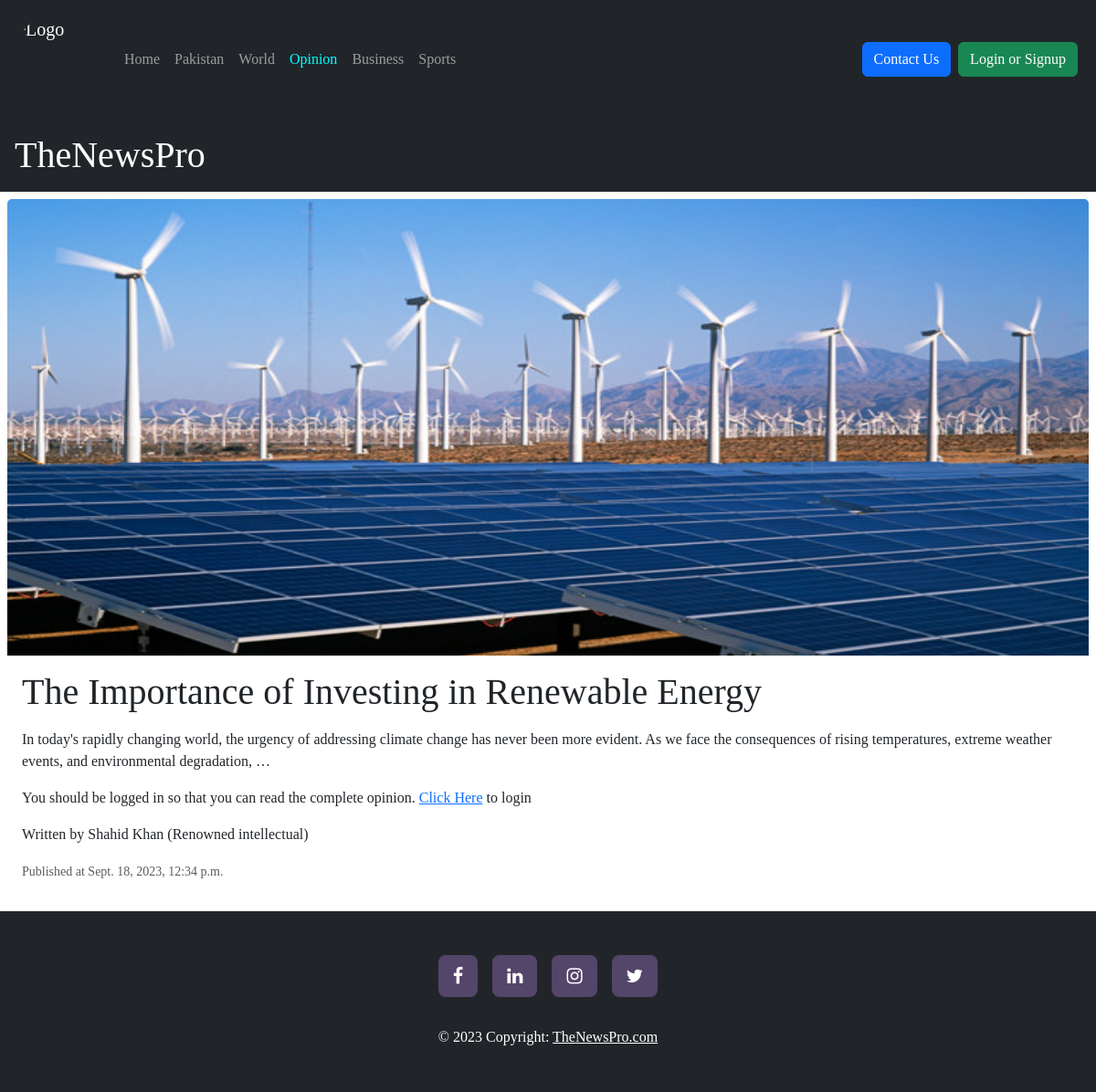
/opinion/1, run on the app's committed database.
### Opinion/models.py (models this page shows, shortened)
class Opinion(models.Model):
    opinion_photo = models.FileField(upload_to='Opinion/', max_length=250, null=True, default=None)
    opinion_heading = models.CharField(max_length=300)
    opinion_content = HTMLField()
    writer = models.CharField(max_length=100)
    writer_description = models.CharField(max_length=500, default=None)
    written_at = models.DateTimeField(auto_now_add=True)

### Opinion/views.py (the view)
# urls.py: path('<opinion_id>', views.complete_opinion, name='complete_opinion'),
def complete_opinion(request, opinion_id):
    opinion_object = Opinion.objects.get(id=opinion_id)
    contact_us(request)
    data  = {
        'opinion_object' : opinion_object,
        'title' : opinion_object.opinion_heading
    }
    return render(request, 'Opinion/CompleteOpinion.html', data)

### ContactUs/views.py (called while the page is built)
def contact_us(request):
    if request.method == 'POST':
        contact_us_email = request.POST['contact_us_email']
        contact_us_message = request.POST['contact_us_message']
        contact = Contact(contact_us_email=contact_us_email, contact_us_message=contact_us_message)
        contact.save()      # Saving user email and the message left

### Templates/Opinion/CompleteOpinion.html
{% include 'header.html' %}
<div class="container-fluid p-2">
    <div class="card mb-2 border-0">
        <img src="/Media/{{opinion_object.opinion_photo}}" class="card-img-top" alt="..." width="100%" height="500px">
        <div class="card-body">
            <h1 class="card-title">{{opinion_object.opinion_heading}}</h1>
            {% if user.is_authenticated %}
                <p class="card-text">{{opinion_object.opinion_content | safe}}</p>
            {% else %}
                <p class="card-text">{{opinion_object.opinion_content | safe | truncatewords:30}}</p>
                <p class="card-text">You should be logged in so that you can read the complete opinion. <a href="{% url 'login_opinion' opinion_object.id %}">Click Here</a> to login</p>
            {% endif %}
            <p class="card-text">Written by {{opinion_object.writer}} ({{opinion_object.writer_description}})</p>
            <p class="card-text"><small class="text-body-secondary">Published at {{opinion_object.written_at}}</small></p>
        </div>
    </div>
</div>
{% include 'footer.html' %}

### Templates/header.html (style rules this page uses)
* { font-family: 'PT Serif', serif; }

### data on the page
Opinion: opinion_photo (picture), opinion_heading "The Importance of Investing in Renewable Energy", opinion_content "In today's rapidly changing world, the urgency of addressing climate change has never been more evident. As we face the consequences of rising temperatures, extreme weather events, and environmental degradation, …", writer "Shahid Khan", writer_description "Renowned intellectual", written_at "Sept. 18, 2023, 12:34 p.m."
